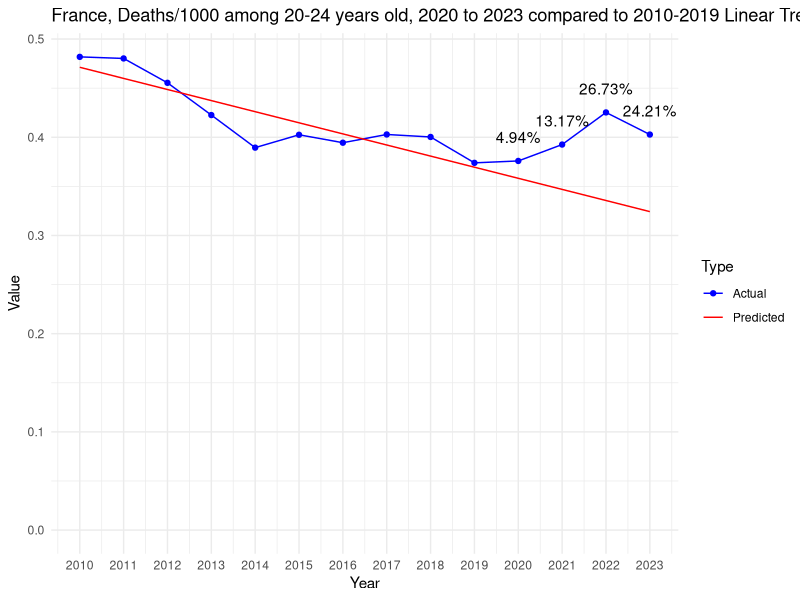

This figure's R source:
# Load necessary libraries
library(dplyr)
library(readr)
library(ggplot2)

# Defines the data as a named vector
data <- c(
`2010` = 0.481831008956689, `2011` = 0.480233797627784, `2012` = 0.45541238613074, `2013` = 0.422581703254374, `2014` = 0.389422035667241,
`2015` = 0.402511108173511, `2016` = 0.39443343177313, `2017` = 0.402822681370843, `2018` = 0.400278724922247, `2019` = 0.373919293742115,
`2020` = 0.375866846313976, `2021` = 0.392561624831259, `2022` = 0.425261816626788, `2023` = 0.402748256339255
)

# Extracts data for the decade and recent years
decade <- data[as.character(2010:2019)]
recent_years <- data[as.character(2020:2023)]

# Fits a linear model to the decade data
years <- as.numeric(names(decade))
lm_model <- lm(decade ~ years)

# Predicts values for 2020 to 2023 based on the linear model
predicted_values <- predict(lm_model, newdata = data.frame(years = as.numeric(names(recent_years))))

# Calculates deviations from the linear trend
deviations <- recent_years - predicted_values

# Calculates the mean and standard deviation of the decade
decade_mean <- mean(decade)
decade_stddev <- sd(decade)

# Initializes vectors to store the calculated values
z_scores <- numeric(length(recent_years))
percent_deviations <- numeric(length(recent_years))

# Calculates and store the Z-scores, deviations, and percentage of deviations for recent years
for (i in 1:length(recent_years)) {
  year <- names(recent_years)[i]
  z_scores[i] <- (recent_years[year] - decade_mean) / decade_stddev
  deviation <- deviations[year]
  percent_deviations[i] <- (deviation / predicted_values[i]) * 100
  cat(sprintf("Year: %s, Z-score: %f, Deviation from linear trend: %f, Percentage of deviation: %f%%\n",
              year, z_scores[i], deviation, percent_deviations[i]))
}

# Prepare an extended range for predictions, including 2020 to 2023
extended_years <- as.numeric(c(names(decade), names(recent_years)))

# Predict values for the extended range based on the linear model
extended_predicted_values <- predict(lm_model, newdata = data.frame(years = extended_years))

# Create a data frame for plotting actual values
actual_plot_data <- data.frame(
  Year = as.numeric(names(data)),
  Value = data,
  Type = "Actual"
)

# Create a data frame for plotting predicted values
predicted_plot_data <- data.frame(
  Year = extended_years,
  Value = extended_predicted_values,
  Type = "Predicted"
)

# Combine actual and predicted data
plot_data <- rbind(actual_plot_data, predicted_plot_data)

# Create the line chart
p <- ggplot(plot_data, aes(x = Year, y = Value, color = Type)) +
  geom_line(aes(group = Type)) +
  geom_point(data = actual_plot_data, aes(x = Year, y = Value)) +
  theme_minimal() +
  labs(title = "France, Deaths/1000 among 20-24 years old, 2020 to 2023 compared to 2010-2019 Linear Trend", x = "Year", y = "Value") +
  scale_color_manual(values = c("Actual" = "blue", "Predicted" = "red")) +
  scale_y_continuous(labels = scales::comma, limits = c(0, max(plot_data$Value))) +
  scale_x_continuous(breaks = extended_years) # Set breaks to every year

# Add percentage of deviation annotations for 2020 to 2023
for (i in 1:length(recent_years)) {
  year <- as.numeric(names(recent_years)[i])
  deviation_value <- percent_deviations[i]
  p <- p + annotate("text", x = year, y = data[as.character(year)], label = paste0(round(deviation_value, 2), "%"), vjust = -1.5)
}

# Print the plot
print(p)